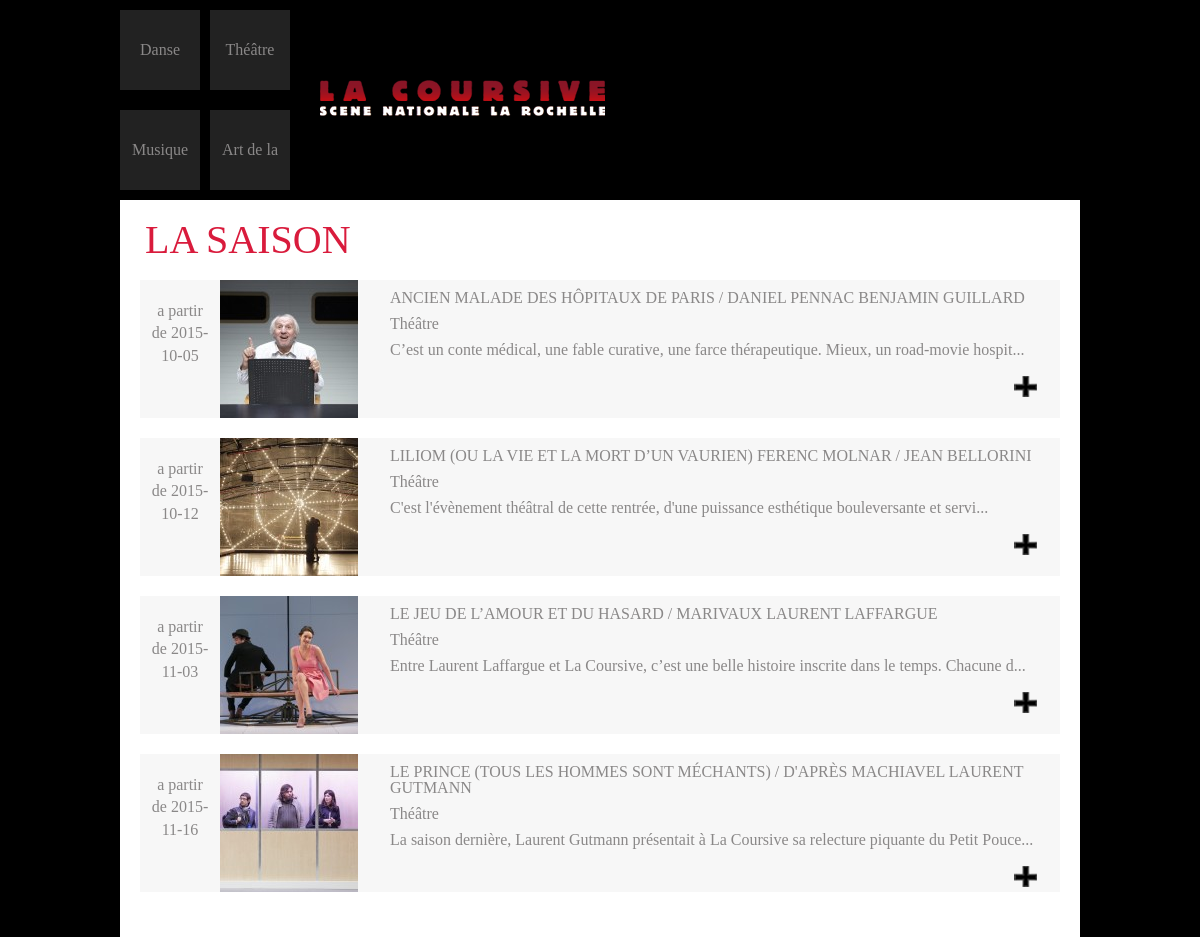
The app's page /coursive/index.php?type=2 with its own data.
### tables this page shows
CREATE TABLE `typespectacle` (
  `idSpec` int(11) NOT NULL,
  `type` varchar(128) NOT NULL
);

CREATE TABLE `spectacle` (
  `id` int(11) NOT NULL,
  `nom` varchar(256) NOT NULL,
  `compagnie` varchar(256) NOT NULL,
  `type` int(11) NOT NULL,
  `date` date NOT NULL,
  `plusieursDate` tinyint(1) NOT NULL,
  `description` text NOT NULL,
  `photos` varchar(256) NOT NULL,
  `nomDossierPhotos` varchar(256) NOT NULL
);

### coursive/utile.php (called while the page is built, shortened)
<?php
	function tronquer_texte($texte, $longeur_max = 100)
	{
	    if (strlen($texte) > $longeur_max)
	    {
			$texte = substr($texte, 0, $longeur_max);
			$texte .= "...";
	    }
	    return $texte;
	}

### coursive/index.php (the view, shortened to what this page needs)
<?php
require('utile.php');
$connexion=connexionBd();
$requeteType="SELECT idSpec,type FROM TYPESPECTACLE;";
$tmp=$connexion->query($requeteType);
$TabType=$tmp->fetchAll(PDO::FETCH_ASSOC);
if(!empty($_GET['type']))
{
       $type=$_GET['type'];
       $requeteId=$connexion->prepare("SELECT compagnie,date,description,id,nom,nomDossierPhotos,photos,plusieursDate,T.type FROM SPECTACLE S, TYPESPECTACLE T where T.idSpec=S.type AND  S.type=:type");
    $requeteId->bindParam(':type', $type, PDO::PARAM_INT);
    $requeteId->execute();
    $tab=$requeteId->fetchAll(PDO::FETCH_ASSOC);
}
   else{
        $requete="SELECT compagnie,date,description,id,nom,nomDossierPhotos,photos,plusieursDate,T.type FROM SPECTACLE S, TYPESPECTACLE T where T.idSpec=S.type";
$objet=$connexion->query($requete);
$tab=$objet->fetchAll(PDO::FETCH_ASSOC);
   }
$requeteType="SELECT idSpec,type FROM TYPESPECTACLE;";
$tmp=$connexion->query($requeteType);
$TabType=$tmp->fetchAll(PDO::FETCH_ASSOC);
?>
<!DOCTYPE html>
<html>
    <head>
        <link rel="stylesheet" href="css/reset.css">
        <link rel="stylesheet" href="css/style.css">
    </head>
    <body>
        <div class="wrap">
            <header>
                <nav>
                    <ul>
                        <?php foreach($TabType as $key => $val):?>
                        <li><a href="index.php?type=<?=$val['idSpec'];?>"> <?=$val['type'] ;?></a></li>
                        <?php endforeach;?>
                    </ul>
                </nav>
                <h1><a href="index.php"><img src="img/logo.png" alt="la coursive la rochelle"></a></h1>
            </header>
            <main>
                <h2>La saison</h2>
                <ul>
                   <?php foreach($tab as $key => $val): ?>
                    <li>
                        <?php if($val['plusieursDate']==1) :?>
                        <p>a partir de  <?=$val['date']?></p>
                        <?php else :?>
                        <p><?=$val['date'];?></p>
                        <?php endif ;?>
                        <?php $nomDossier=$val['nomDossierPhotos'] ;?>
                        <?php $dirPhoto="photos/".$nomDossier ?>
                       <p><img src="<?=$dirPhoto?>/<?=$val['photos']?>" alt=""></p>
                        <h3><?=$val['nom']?> <?=$val['compagnie']?></h3>
                        <h4><?=$val['type'] ?></h4>
                        <p><?=tronquer_texte($val['description'])?></p>
                        <p><a href="spectacle.php?id=<?=$val['id']?>"><img src="img/plus.png" alt="plus"></a> </p>
                    </li>
                        <?php endforeach ;?>
                </ul>
            </main>
        </div>
    </body>
</html>

### coursive/css/style.css (style rules this page uses)
body { background: #000; color:#8a8888; }
a { color:#8a8888; text-decoration: none; display: block; }
.wrap { width:960px; margin: 0 auto; }
header { overflow: hidden; }
header nav { float:left; width:180px; }
header nav ul li { float :left; width:80px; height:80px; margin:10px 10px 10px 0; text-align: center; background-color:#222; }
header h1 { margin : 80px 0 0 200px; }
header nav ul li a { line-height: 80px; }
main { background-color: #fff; }
main>h2 { font-size: 40px; padding-top: 20px; padding-left: 25px; text-transform: uppercase; color :#d91b3c; }
main ul { padding-bottom: 25px; }
main>ul>li { margin :20px; background-color: #f7f7f7; height:138px; }
main>ul>li>* { width : 655px; padding-left: 250px; padding-top :10px; }
main>ul>li p:nth-of-type(1) { float:left; width : 60px; height: 118px; padding-left: 10px; padding-right: 10px; padding-top :20px; text-align: center; line-height: 1.4; }
main>ul>li p:nth-of-type(2) { width:138px; float:left; padding-left: 0; padding-top :0; }
img[src*="plus.png"] { float: right; }

### records on screen
typespectacle: type "Danse"
typespectacle: type "Théâtre"
typespectacle: type "Musique"
typespectacle: type "Art de la…"
spectacle: date "2015-10-05", nomDossierPhotos+photos (picture), nom "ANCIEN MALADE DES HÔPITAUX DE PARIS / DANIEL PENNAC", compagnie "BENJAMIN GUILLARD", typespectacle.type "Théâtre", description "C’est un conte médical, une fable curative, une farce thérapeutique. Mieux, un road-movie hospit..."
spectacle: date "2015-10-12", nomDossierPhotos+photos (picture), nom "LILIOM (OU LA VIE ET LA MORT D’UN VAURIEN)", compagnie "FERENC MOLNAR / JEAN BELLORINI", typespectacle.type "Théâtre", description "C'est l'évènement théâtral de cette rentrée, d'une puissance esthétique bouleversante et servi..."
spectacle: date "2015-11-03", nomDossierPhotos+photos (picture), nom "LE JEU DE L’AMOUR ET DU HASARD / MARIVAUX", compagnie "LAURENT LAFFARGUE", typespectacle.type "Théâtre", description "Entre Laurent Laffargue et La Coursive, c’est une belle histoire inscrite dans le temps. Chacune d..."
spectacle: date "2015-11-16", nomDossierPhotos+photos (picture), nom "LE PRINCE (TOUS LES HOMMES SONT MÉCHANTS) / D'APRÈS MACHIAVEL", compagnie "LAURENT GUTMANN", typespectacle.type "Théâtre", description "La saison dernière, Laurent Gutmann présentait à La Coursive sa relecture piquante du Petit Pouce..."
